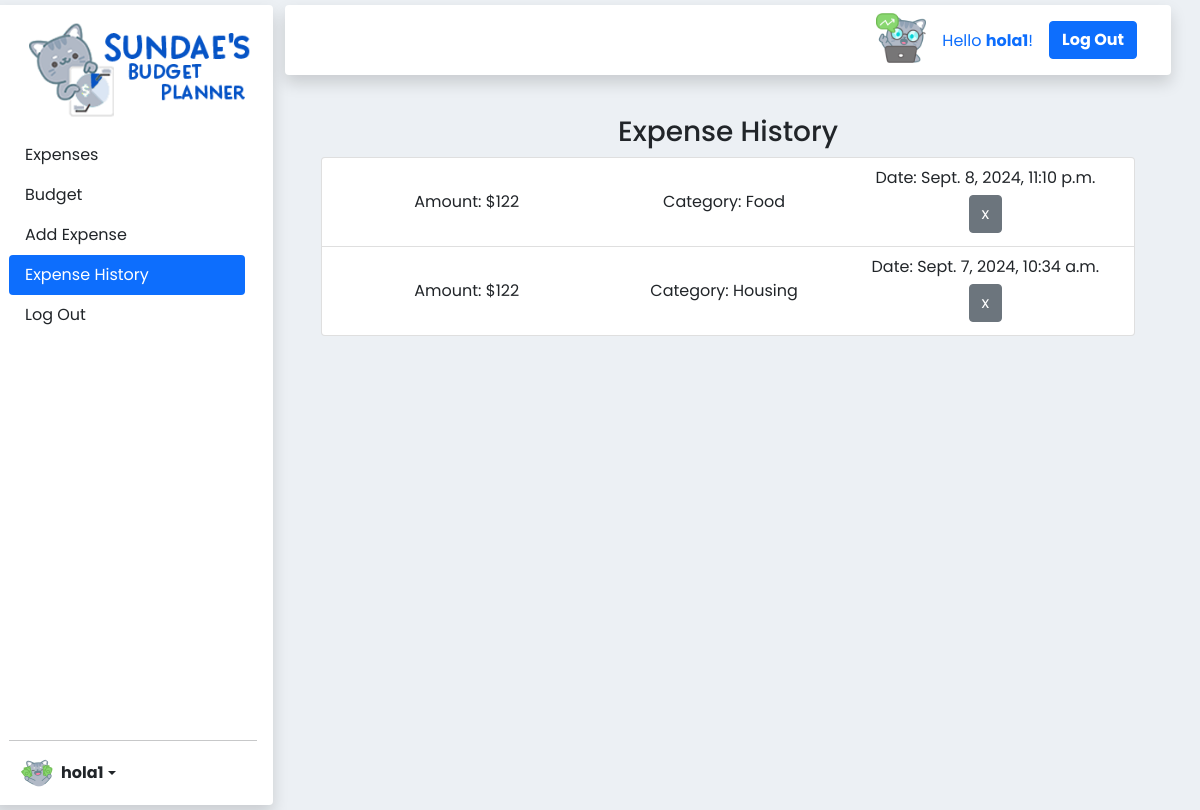
/expense_history (signed in), run on an earlier commit of the app's database.
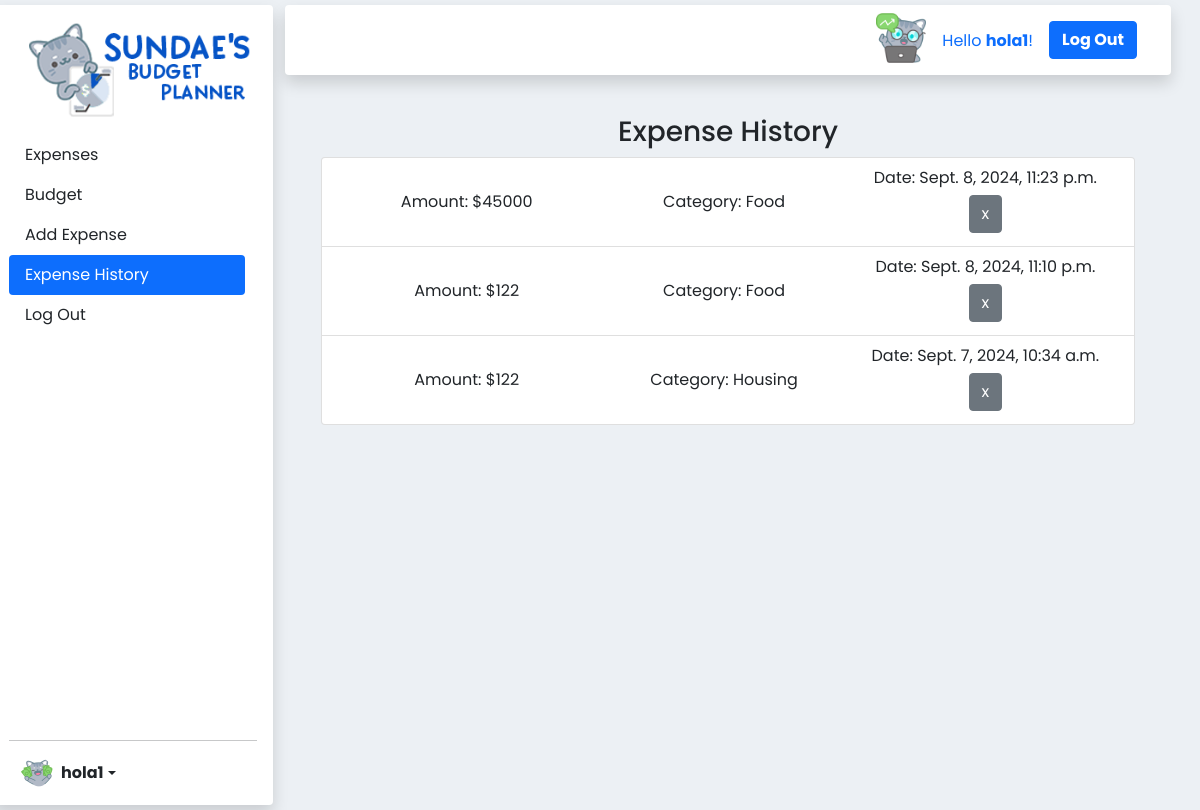
And on a later commit of the database.
### budget/models.py (models this page shows)
class User(AbstractUser):
    pass

class Expense(models.Model):
    amount = models.FloatField(default=0)
    user = models.ForeignKey(User, related_name=("author"), on_delete=models.CASCADE)
    category = models.ForeignKey(Category, related_name=("category"), on_delete=models.CASCADE)
    type = models.CharField(max_length=100)
    essential = models.BooleanField(default=False)
    recurrent = models.BooleanField(default=False)
    date = models.DateTimeField(auto_now_add=True)
    frecuency = models.CharField(max_length=140)

class Category(models.Model):
    name = models.CharField(max_length=140)
    def __str__(self):
        return self.name

### budget/views.py (the view)
# urls.py: path('expense_history', views.expense_history, name="expense_history"),
def expense_history(request):
    if request.method == "POST":
        act_date = request.POST["month"]
        expensesList = Expense.objects.filter(date__month=act_date, user=request.user).order_by('-date')
        paginator = Paginator(expensesList, 10)
        page_number = request.GET.get('page')
        page_obj = paginator.get_page(page_number)
        return render(request, "budget/expenseHistory.html", {
            "expensesList":page_obj,
            "act_month":act_date
        })
    else:
        act_date = date.today()
        expensesList = Expense.objects.filter(date__month=act_date.month, user=request.user).order_by('-date')
        paginator = Paginator(expensesList, 10)
        page_number = request.GET.get('page')
        page_obj = paginator.get_page(page_number)
        return render(request, "budget/expenseHistory.html", {
            "expensesList":page_obj,
            "act_month":act_date.month
        })

### budget/templates/budget/expenseHistory.html
{% extends "budget/layout.html" %}
{% block body %}
<h3>Expense History</h3>
<ul class="list-group">
{% for expense in expensesList %}
    <li class="list-group-item grid4"><span>Amount: ${{expense.amount|floatformat:-2}}</span><span>Category: {{expense.category}}</span>  <span>Date: {{expense.date}}<a class="btn btn-secondary" href="{% url 'delete_expense' expense.id %}" style="margin:5px 20px;">x</a></span></li>
{% endfor %}
</ul>
{% endblock %}

### budget/templates/budget/layout.html (shortened to what this page needs)
{% load static %}
<!DOCTYPE html>
<html lang="en">
  <head>
    <link
      rel="stylesheet"
      href="https://unpkg.com/boxicons@latest/css/boxicons.min.css"
    />
    <link
      href="https://cdn.jsdelivr.net/npm/bootstrap@5.0.2/dist/css/bootstrap.min.css"
      rel="stylesheet"
    />
    <link href="{% static 'budget/styles.css' %}" rel="stylesheet" />
  </head>
  <body>
    <div class="container-index">
      <div
        class="d-flex flex-column flex-shrink-0 p-3 bg-light row shadow p-3 bg-white rounded navlist"
        style="width: 280px"
      >
        <a
          href="/"
          class="d-flex align-items-center mb-3 mb-md-0 me-md-auto link-dark text-decoration-none"
        >
          <img class="hidden-menu-image" width="240px" src="{% static 'logo1.png' %}" />
        </a>
        <ul class="nav nav-pills flex-column mb-auto sidenav">
          {% if user.is_authenticated %}
          <li class="nav-item">
            <a
              href="{% url 'index' %}"
              class="nav-link link-dark itt"
              aria-current="page"
              id="expenses-link"
            >
              Expenses
            </a>
          </li>
          <li>
            <a
              href="{% url 'budget' %}"
              class="nav-link link-dark itt"
              id="budget-link"
            >
              Budget
            </a>
          </li>
          <li>
            <a
              href="{% url 'add_expense' %}"
              class="nav-link link-dark itt"
              id="add-expense-link"
            >
              Add Expense
            </a>
          </li>
          <li>
            <a
              href="{% url 'expense_history' %}"
              class="nav-link link-dark itt"
              id="expense-history-link"
            >
              Expense History
            </a>
          </li>
          <li>
            <a
              href="{% url 'logout' %}"
              class="nav-link link-dark itt"
              id="logout-link"
            >
              Log Out
            </a>
          </li>
          {% endif %}
        </ul>
        <hr />
        {% if user.is_authenticated %}
        <div class="dropdown">
          <a
            href="#"
            class="d-flex align-items-center link-dark text-decoration-none dropdown-toggle"
            id="dropdownUser2"
            data-bs-toggle="dropdown"
            aria-expanded="false"
          >
            <img
              src="{% static 'user.png' %}"
              width="32"
              height="32"
              class="rounded-circle me-2"
            />
            <strong>{{ user.username }}</strong>
          </a>
        </div>
        {% endif %}
      </div>
      <div class="w-100">
        <div>
          <nav
            class="navbar navbar-expand-lg navbar-main mx-4 shadow rounded navtop-div"
          >
            <ul class="navbar-nav mr-auto navtop">
              {% if user.is_authenticated %}
              <li class="nav-item pr-3" id="hellocat">
                <span class="px-2"
                  ><img width="50px" src="{% static 'hello.png' %}"
                /></span>
              </li>
              <li class="nav-item pr-3">
                <span class="nav-link pt-3"
                  >Hello <strong>{{ user.username }}</strong>!</span
                >
              </li>
              <li class="nav-item" id="logoutbtn">
                <a class="nav-link" href="{% url 'logout' %}"
                  ><button type="button" class="btn btn-primary me-3">
                    <strong>Log Out</strong>
                  </button></a
                >
              </li>
              {% endif %}
            </ul>
          </nav>
        </div>
        <div class="content-middle">{% block body %} {% endblock %}</div>
      </div>
    </div>
  </body>
</html>

### budget/static/budget/styles.css (style rules this page uses)
body { padding: 5px; background-color: rgb(236, 240, 244); font-family: "Poppins", sans-serif; }
.container-index { display: flex; height: 100vh; }
.content-middle { justify-content: center; text-align: center; display: block; padding: 5vh 5vw; }
.navbar-main { background-color: rgb(255, 255, 255); }
.grid4 { display: grid; grid-template-columns: 32% 32% 33%; column-gap: 1%; justify-content: center; align-items: center; }
.navtop { flex-direction: column; margin: 0px 10px; }
.navtop-div { justify-content: flex-end; }
.hidden-menu-image { display: block; }
.sidenav { margin-top: 15px; }

What changed in the data, as far as the page shows it:
added Expense: amount "45000", category "Food", date "Sept. 8, 2024, 11:23 p.m."
